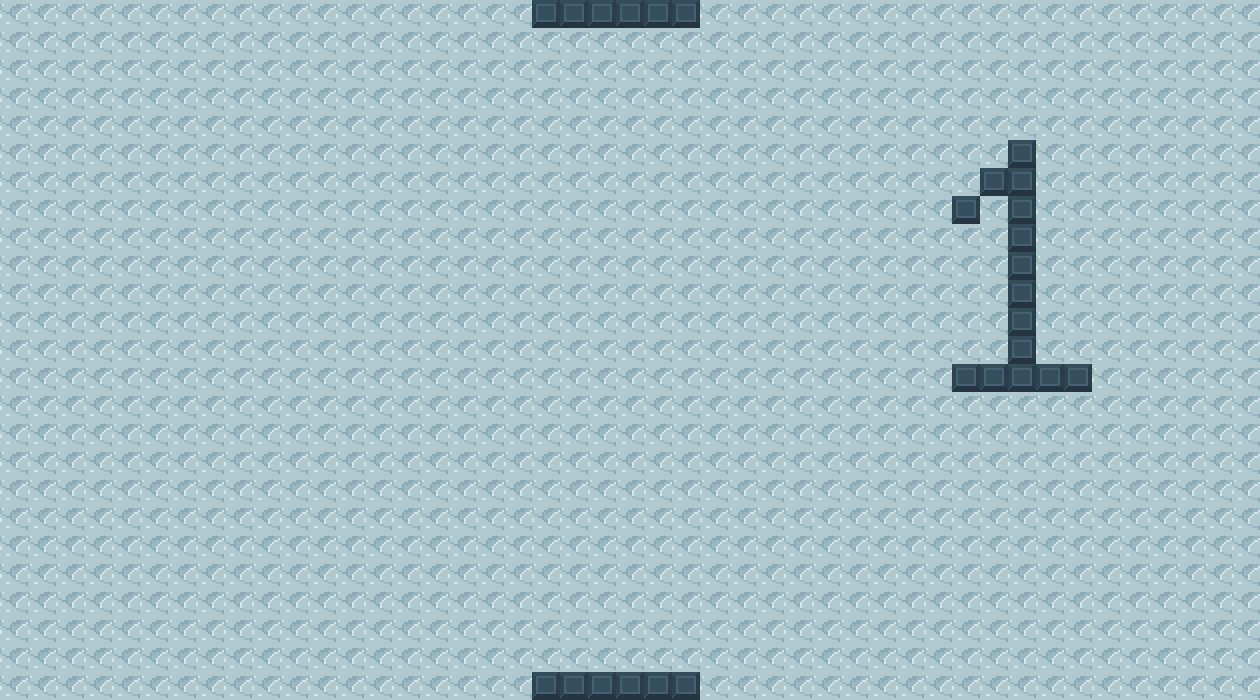

Rendered tile map (Tiled .tmx) drawn with the repository's tilesets; below, a short description and the map source with its tile grids summarised:
An orthogonal 45x25 tile map with 28x28 px tiles, 1 tile layer (图块层 1) and 2 objects.

<map version="1.2" tiledversion="1.3.4" orientation="orthogonal" renderorder="right-down" width="45" height="25" tilewidth="28" tileheight="28" infinite="0" nextlayerid="3" nextobjectid="3">
 <tileset firstgid="1" source="tiles1.tsx" />
 <layer id="1" name="图块层 1" width="45" height="25">
  <data>[1125 cells, 1125 non-empty, 2 distinct tile ids]</data>
 </layer>
 <objectgroup id="2" name="door">
  <object id="1" x="531.034" y="0" width="167.285" height="28.2051" />
  <object id="2" x="532.006" y="673.032" width="169.231" height="25.2873" />
 </objectgroup>
</map>